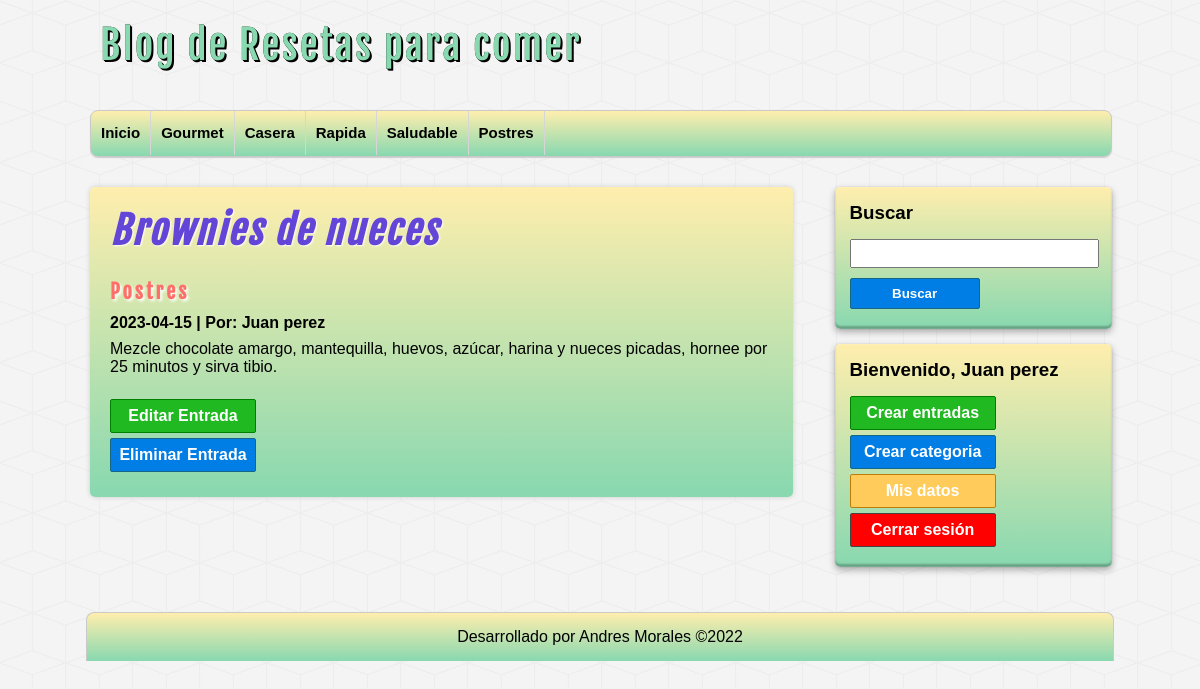
The app's page /entrada.php?id=36 (signed in) with its own data.
### tables this page shows
CREATE TABLE IF NOT EXISTS `categorias` (
  `id` int NOT NULL AUTO_INCREMENT,
  `nombre` varchar(100) DEFAULT NULL,
  PRIMARY KEY (`id`)
);

CREATE TABLE IF NOT EXISTS `entradas` (
  `id` int NOT NULL AUTO_INCREMENT,
  `usuario_id` int NOT NULL,
  `categoria_id` int NOT NULL,
  `titulo` varchar(255) NOT NULL,
  `descripcion` mediumtext,
  `fecha` date NOT NULL,
  PRIMARY KEY (`id`),
  KEY `fk_entrada_usuario` (`usuario_id`),
  KEY `fk_entrada_categoria` (`categoria_id`)
);

### includes/helpers.php (called while the page is built, shortened)
<?php
function conseguirCategorias($conexion)
{
	$sql = "SELECT * FROM categorias ORDER BY id ASC;";
	$categorias = mysqli_query($conexion, $sql);
	$resultado = array();
	if ($categorias && mysqli_num_rows($categorias) >= 1) {
		$resultado = $categorias;
	}
	return $resultado;
}
function conseguirEntrada($conexion, $id)
{
	$sql = "SELECT e.*, c.nombre AS 'categoria', CONCAT(u.nombre, ' ', u.apellidos) AS usuario " .
		"FROM entradas e " .
		"INNER JOIN categorias c ON e.categoria_id = c.id " .
		"INNER JOIN usuarios u ON e.usuario_id = u.id " .
		"WHERE e.id = $id";
	$entrada = mysqli_query($conexion, $sql);
	$resultado = array();
	if ($entrada && mysqli_num_rows($entrada) >= 1) {
		$resultado = mysqli_fetch_assoc($entrada);
	}
	return $resultado;
}

### entrada.php (the view, shortened to what this page needs)
<?php require_once 'includes/conexion.php'; ?>
<?php require_once 'includes/helpers.php'; ?>
<?php
$entrada_actual = conseguirEntrada($db, $_GET['id']);
?>
<?php require_once 'includes/header.php'; ?>
<?php require_once 'includes/sidebar.php'; ?>
<div id="principal">
  <h1><?= $entrada_actual['titulo'] ?></h1>
  <a href="categoria.php?id=<?= $entrada_actual['categoria_id'] ?>">
    <h2><?= $entrada_actual['categoria'] ?></h2>
  </a>
  <h4><?= $entrada_actual['fecha'] ?> | Por: <?= $entrada_actual['usuario'] ?></h4>
  <p>
    <?= $entrada_actual['descripcion'] ?>
  </p>
  <?php if (isset($_SESSION["usuario"]) && $_SESSION['usuario']['id'] == $entrada_actual['usuario_id']) : ?>
    <br>
    <a href="editar-entrada.php?id=<?= $entrada_actual['id'] ?>" class="boton boton-verde">Editar Entrada</a>
    <a href="actions/borrar-entrada.php?id=<?= $entrada_actual['id'] ?>" class="boton">Eliminar Entrada</a>
  <?php endif; ?>
</div>
<?php require_once 'includes/footer.php'; ?>

### includes/header.php (shortened to what this page needs)
<?php require_once 'conexion.php'; ?>
<?php require_once 'includes/helpers.php'; ?>
<!DOCTYPE html>
<html lang="es">
<head>
    <link rel="stylesheet" href="assets/css/style.css">
</head>
<body>
    <header id="cabecera">
        <div id="logo">
            <a href="index.php">
                Blog de Resetas para comer
            </a>
        </div>
        <nav id="menu">
            <ul>
                <li>
                    <a href="index.php">Inicio</a>
                </li>
                <?php
                $categorias = conseguirCategorias($db);
                if (!empty($categorias)) :
                    while ($categoria = mysqli_fetch_assoc($categorias)) :
                ?>
                        <li>
                            <a href="categoria.php?id=<?= $categoria['id'] ?>"><?= $categoria['nombre'] ?></a>
                        </li>
                <?php
                    endwhile;
                endif;
                ?>
            </ul>
        </nav>
    </header>
    <div id="contenedor">

### assets/css/style.css (style rules this page uses)
* { margin: 0px; padding: 0px; font-family: sans-serif, Helvetica, Arial; text-decoration: none; }
body { background: url(../img/cubes.png) #f4f4f4; }
#cabecera { width: 85%; height: auto; background: transparent; margin: 0px auto; }
#logo { float: left; width: 540px; height: 110px; }
#logo a { font-family: "fajala", Helvetica; font-size: 40px; letter-spacing: 2px; color: #88d8b0; text-shadow: 0px 0px 0px black, 1px 1px 0px black, 2px 2px 0px black; transition: all 500ms; line-height: 90px; margin-left: 10px; }
#menu { clear: both; width: 100%; height: 45px; background: linear-gradient(to bottom, #ffeead 0px, #88d8b0 100%); border: 1px solid #c9c9c9; border-radius: 8px; box-shadow: 0px 1px 1px #ccc; overflow: hidden; }
#menu ul { list-style: none; }
#menu ul li { float: left; line-height: 44px; border-right: 1px solid #d6d6d6; }
#menu ul li a { display: block; padding-left: 10px; padding-right: 10px; font-size: 15px; font-weight: bold; color: #000000; }
#contenedor { width: 85%; height: auto; margin: 0px auto; margin-top: 30px; margin-bottom: 30px; }
input[type="button"], input[type="submit"], .boton { margin-top: 5px; margin-bottom: 5px; display: block; border-radius: 2px; color: white; background: #007ee5; border: 1px solid #156785; cursor: pointer; padding: 7px; }
.boton { color: white !important; text-align: center; font-weight: bold; width: 130px; }
.boton-verde { background: #21b921; border-color: green; }
#principal { float: left; width: 65%; min-height: min-content; margin-bottom: 35px; background: linear-gradient(to bottom, #ffeead 0px, #88d8b0 100%); color: #000000; border-radius: 5px; box-shadow: 0px 0px 5px #ccc; padding: 20px; overflow: hidden; }
#principal a { color: #333; }
#principal h1 { font-size: 38px; font-style: oblique; color: #6346d8; letter-spacing: 2px; text-shadow: 1px 1px 2px #fff; font-family: "fajala"; }
#principal h2 { font-size: 20px; text-shadow: 2px 2px 3px #fff; color: #ff6f69; letter-spacing: 3px; font-family: "fajala"; margin-top: 25px; margin-bottom: 10px; }
#principal p { margin-top: 8px; }

### records on screen
categorias: nombre "Gourmet"
categorias: nombre "Casera"
categorias: nombre "Rapida"
categorias: nombre "Saludable"
categorias: nombre "Postres"
entradas: titulo "Brownies de nueces", categoria.nombre "Postres", fecha "2023-04-15", descripcion "Mezcle chocolate amargo, mantequilla, huevos, azúcar, harina y nueces picadas, hornee por 25 minutos y sirva tibio."

### other values on screen
$_SESSION['usuario']['nombre'] "Juan"
$_SESSION['usuario']['apellidos'] "perez"
$entrada_actual['usuario'] "Juan perez"
